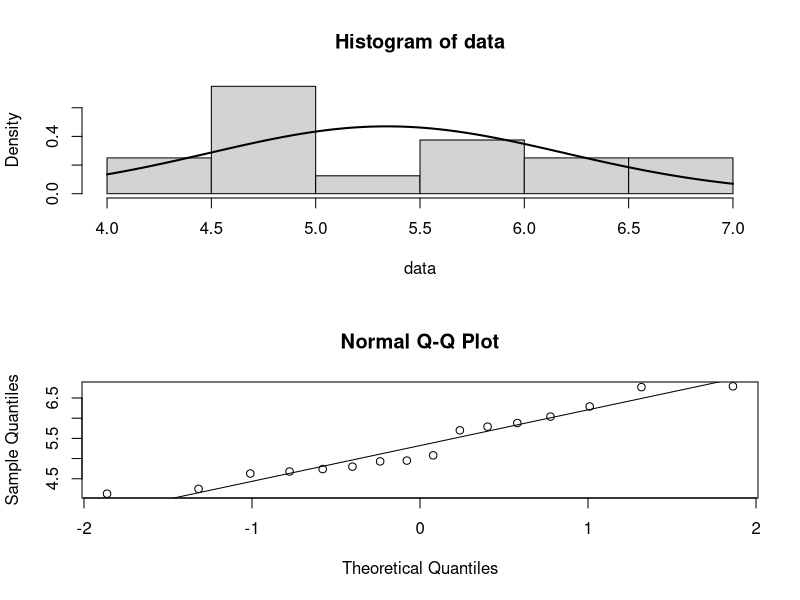

The R script that drew this image: (Note: this script raises an error after producing the figure.)
# Exercise 5.1
data <- c(4.68, 4.13, 4.8, 4.63, 5.08, 5.79, 6.29, 6.79,
          4.93, 4.25, 5.7, 4.74, 5.88, 6.77, 6.04, 4.95)

# a
par(mfrow = c(2, 1))

hist(data, freq = F)
curve(dnorm(x, mean = mean(data), sd = sd(data)), add = T, lwd = 2)

qqnorm(data)
qqline(data)
dev.off()

# b
sample_mean <- mean(data)
sample_size <- length(data)
known_standard_deviation <- 0.85
alpha <- 0.05
z_score <- qnorm(1 - alpha / 2)
(ci <- c(sample_mean - known_standard_deviation / sqrt(sample_size) * z_score,
         sample_mean + known_standard_deviation / sqrt(sample_size) * z_score))
rm(list = ls())

# c
sample_mean <- mean(data)
sample_size <- length(data)
sample_standard_deviation <- sd(data)
alpha <- 0.05
t_score <- qt(1 - alpha / 2, sample_size - 1)
(ci <- c(sample_mean - sample_standard_deviation / sqrt(sample_size) * t_score,
        sample_mean + sample_standard_deviation / sqrt(sample_size) * t_score))
rm(list = ls())

# d
sample_size <- length(data)
sample_standard_deviation <- sd(data)
alpha <- 0.05
a <- qchisq(1 - alpha / 2, sample_size - 1)
b <- qchisq(alpha / 2, sample_size - 1)
(ci_var <- c((sample_size - 1)^2 / a, (sample_size - 1)^2 / b))
(ci_sd <- sqrt(ci_var))
rm(list = ls())


# Exercise 5.2
sample_size <- 20
sample_standard_deviation <- 2.3
alpha <- 0.1
a <- qchisq(1 - alpha / 2, sample_size - 1)
b <- qchisq(alpha / 2, sample_size - 1)
(ci <- c((sample_size - 1)^2 / a, (sample_size - 1)^2 / b))


# Exercise 5.3
sample_size <- 25
sample_sum <- 1508
sample_square_sum <- 95628
sample_mean <- sample_sum / sample_size

# a
known_variance <- 225
known_sd <- sqrt(225)
alpha <- 0.05
z_score <- qnorm(1 - alpha / 2)
(ci <- c(sample_mean - known_sd / sqrt(sample_size) * z_score,
         sample_mean + known_sd / sqrt(sample_size) * z_score))
rm(list = ls())

# b
# refer to my note for the below formula
sample_variance <- (sample_square_sum - 2*sample_mean*sample_sum + sample_size*sample_mean^2) / (sample_size - 1)
sample_standard_deviation <- sqrt(sample_variance)
alpha <- 0.05
t_score <- qt(1 - alpha / 2, sample_size - 1)
(ci <- c(sample_mean - sample_standard_deviation / sqrt(sample_size) * t_score,
         sample_mean + sample_standard_deviation / sqrt(sample_size) * t_score))
rm(list = ls())

# c
sample_variance <- (sample_square_sum - 2*sample_mean*sample_sum + sample_size*sample_mean^2) / (sample_size - 1)
sample_standard_deviation <- sqrt(sample_variance)
alpha <- 0.10
t_score <- qt(1 - alpha / 2, sample_size - 1)
(ci <- c(sample_mean - sample_standard_deviation / sqrt(sample_size) * t_score,
         sample_mean + sample_standard_deviation / sqrt(sample_size) * t_score))
# it is narrower
rm(list = ls())


# Exercise 5.4
# Set random seed for reproducibility
set.seed(123)

# Parameters
M <- 100  # Number of samples
n <- 50   # Sample size
mu <- 0   # True mean
sigma <- 1 # True standard deviation

# Create empty vectors to store results
ci_mu <- matrix(NA, nrow = M, ncol = 2)
ci_sigma2 <- matrix(NA, nrow = M, ncol = 2)
coverage_mu <- rep(NA, M)
coverage_sigma2 <- rep(NA, M)

# Generate samples and compute confidence intervals
for (i in 1:M) {
  # Generate a sample from N(0, 1)
  sample_data <- rnorm(n, mean = mu, sd = sigma)
  
  # (a) Compute 95% CI for µ, given that σ^2 is unknown
  sample_mean <- mean(sample_data)
  sample_sd <- sd(sample_data)
  t_score <- qt(0.975, df = n - 1)
  ci_mu[i, ] <- c(sample_mean - t_score * (sample_sd / sqrt(n)), sample_mean + t_score * (sample_sd / sqrt(n)))
  coverage_mu[i] <- mu >= ci_mu[i, 1] & mu <= ci_mu[i, 2]
  
  # (b) Compute 95% CI for σ^2, given that µ is unknown
  chi2_lower <- qchisq(0.025, df = n - 1)
  chi2_upper <- qchisq(0.975, df = n - 1)
  ci_sigma2[i, ] <- c(((n - 1) * sample_sd^2) / chi2_upper, ((n - 1) * sample_sd^2) / chi2_lower)
  coverage_sigma2[i] <- sigma^2 >= ci_sigma2[i, 1] & sigma^2 <= ci_sigma2[i, 2]
}

# Compute coverage rates
coverage_rate_mu <- mean(coverage_mu)
coverage_rate_sigma2 <- mean(coverage_sigma2)

# Print coverage rates
cat("Coverage Rate for µ:", coverage_rate_mu, "\n")
cat("Coverage Rate for σ^2:", coverage_rate_sigma2, "\n")

# Create coverage plots
par(mfrow = c(2, 1))
plot(ci_mu[, 1], type = "l", col = "blue", ylim = c(min(ci_mu), max(ci_mu)), ylab = "CI for µ", xlab = "Sample")
lines(ci_mu[, 2], col = "blue")
abline(h = mu, col = "red", lty = 2)

plot(ci_sigma2[, 1], type = "l", col = "green", ylim = c(min(ci_sigma2), max(ci_sigma2)), ylab = "CI for σ^2", xlab = "Sample")
lines(ci_sigma2[, 2], col = "green")
abline(h = sigma^2, col = "red", lty = 2)


# Exercise 5.5
data <- airquality$Wind
sample_mean <- mean(data)
sample_sd <- sd(data)
sample_size <- length(data)
alpha <- 0.05

z_score <- qnorm(1 - alpha / 2)
(ci <- c(sample_mean - sample_sd / sqrt(sample_size) * z_score,
         sample_mean + sample_sd / sqrt(sample_size) * z_score))

bootstrap_samples <- function(data, num_samples) {
  indices <- sample(1:length(data), replace = TRUE, size = length(data) * num_samples)
  matrix(data[indices], nrow = num_samples, byrow = TRUE)
}
bootstrap_data <- bootstrap_samples(data, 1000)
bootstrap_means <- apply(bootstrap_data, 1, mean)
(ci_bootstrap <- quantile(bootstrap_means, c(alpha/2, 1 - alpha/2)))